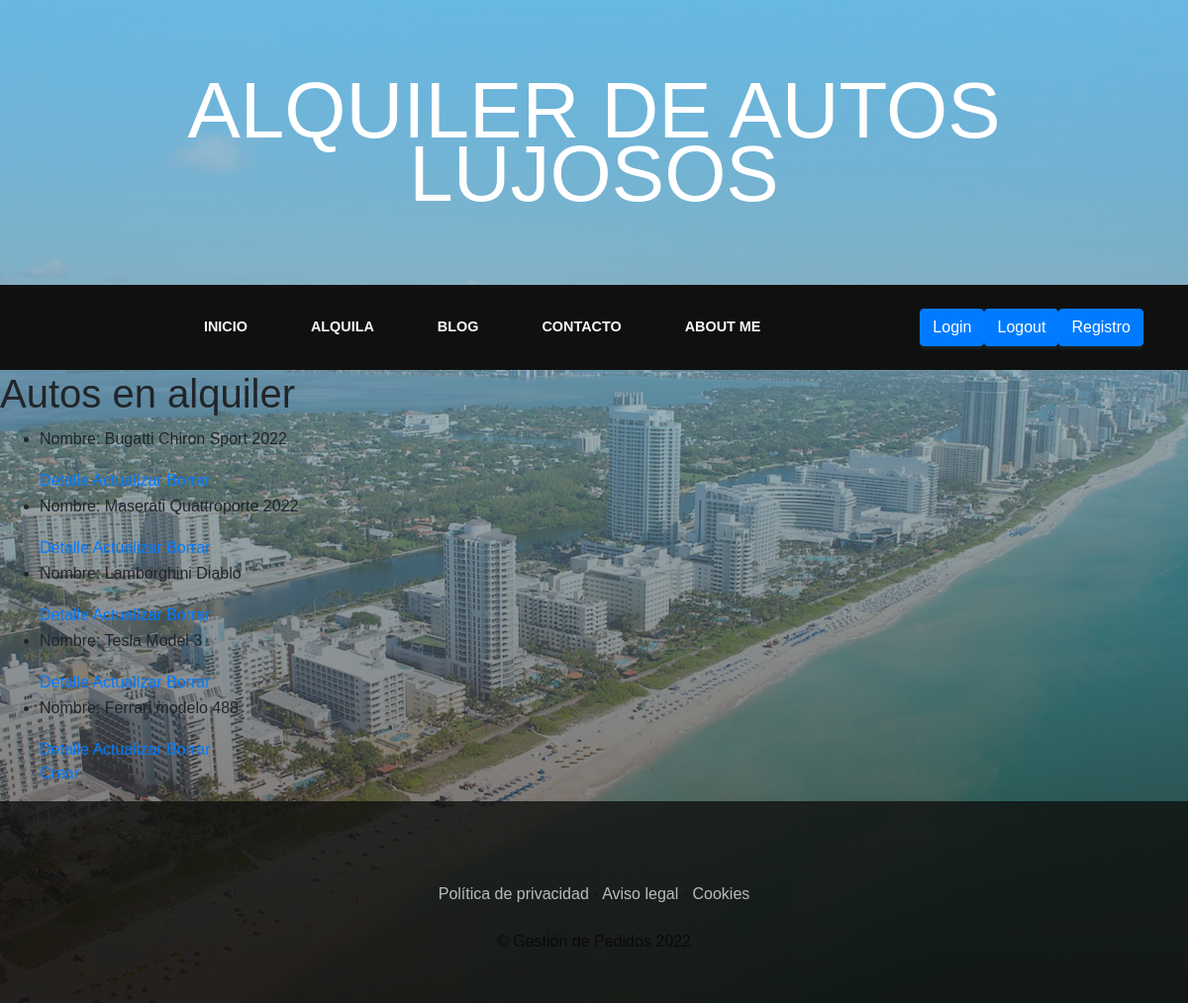
Page /list/ on the committed database.
### AlquilaApp/models.py (models this page shows, shortened)
class Alquila(models.Model):
    titulo = models.CharField(max_length=40)
    contenido = models.CharField(max_length=50)
    imagen = models.ImageField(upload_to = 'alquila')
    created = models.DateTimeField(auto_now_add = True)
    updated = models.DateTimeField(auto_now_add = True)
    class Meta:
        verbose_name = 'alquila'
        verbose_name_plural = 'alquilas'

### ProyectoWebApp/views.py (the view)
# urls.py: path('list/', ProductoListView.as_view(template_name='ProyectoWebApp/producto_lista.html'),name='productos'),
class ProductoListView(ListView):
    model=Alquila
    template_name='ProyectoWebApp/producto_lista.html'
    context_object_name='productos'

### ProyectoWebApp/templates/ProyectoWebApp/producto_lista.html
{% extends 'ProyectoWebApp/base.html' %}
{% load static %}
{% block content %}
    <h1>Autos en alquiler</h1>
    <ul>
        {% for producto in productos %}
            <li>
                <p>Nombre: {{producto.titulo}}</p>
                <a href='{% url 'Detalle' producto.id %}' >Detalle</a>
                <a href='{% url 'Actualizar' producto.id %}'>Actualizar</a>
                <a href='{% url 'Borrar' producto.id %}'>Borrar</a>
            </li>
        {% endfor %}
        <a href='{% url 'Crear' %}'>Crear</a>
    </ul>
{% endblock %}

### ProyectoWebApp/static/ProyectoWebApp/css/gestion.css (style rules this page uses)
body { font-family: 'Helvetica'; background: linear-gradient(rgba(139, 209, 236, 0.65), rgba(47, 23, 15, 0.65)), url("../img/fondo.jpg"); background-attachment: fixed; background-position: center; background-size: cover; }
h1, h2, h3, h4, h5, h6 { font-family: 'Helvetica'; }
p { line-height: 1.75; }

### rows in the picture
Alquila: titulo "Bugatti Chiron Sport 2022"
Alquila: titulo "Maserati Quattroporte 2022"
Alquila: titulo "Lamborghini Diablo"
Alquila: titulo "Tesla Model 3"
Alquila: titulo "Ferrari modelo 488"
